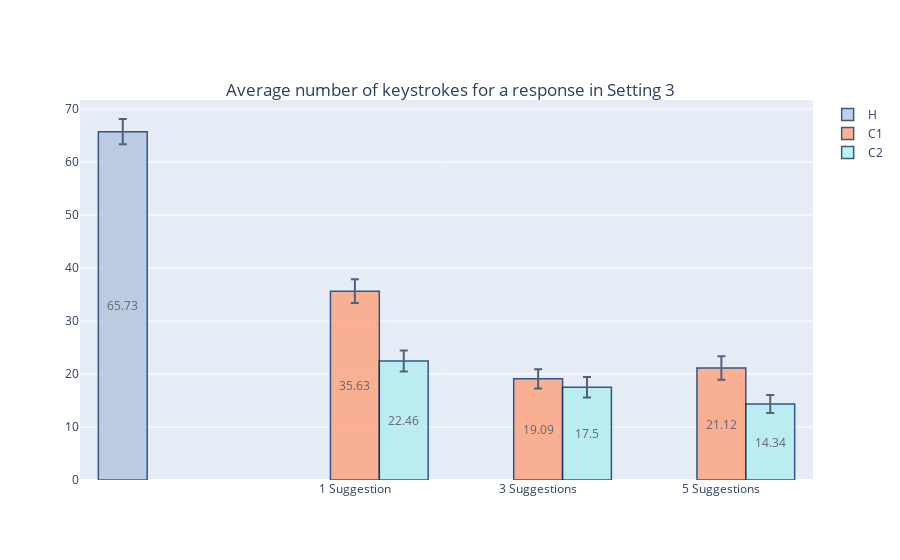

The code cell stored with this chart in its notebook:
### Code cell
colors = ['#FAEBD7', '#FFA07A', '#B0C4DE', '#AFEEEE', '#8FBC8F']
x = ['1 Suggestion', '3 Suggestions', '5 Suggestions']
fig = go.Figure()

xHuman = ['']
yHuman = [Set1]
yHumanErorr = [np.std(z)/math.sqrt(len(z)) for z in yHuman] 
yHuman = [round(statistics.mean(z), 2) for z in yHuman]

fig.add_trace(go.Bar(
    name='H',
    x=xHuman, y=yHuman, text=yHuman, textposition='inside',insidetextanchor='middle',
    marker_color='#B0C4DE',
    marker_line_color='rgb(8,48,107)', marker_line_width=1.5, opacity=0.8,
    error_y=dict(type='data', array=yHumanErorr)
))

ySuggOnly = [sugg1, sugg3, sugg5]
ySuggOnlyErorr = [np.std(z)/math.sqrt(len(z)) for z in ySuggOnly] 
ySuggOnly = [round(statistics.mean(z), 2) for z in ySuggOnly]

fig.add_trace(go.Bar(
    name='C1',
    x=x, y=ySuggOnly, text=ySuggOnly, textposition='inside',insidetextanchor='middle',
    marker_color='lightsalmon',
    marker_line_color='rgb(8,48,107)', marker_line_width=1.5, opacity=0.8,
    error_y=dict(type='data', array=ySuggOnlyErorr)
))

yAutoSugg = [autoSugg1, autoSugg3, autoSugg5]
yAutoSuggErorr = [np.std(z)/math.sqrt(len(z)) for z in yAutoSugg] 
yAutoSugg = [round(statistics.mean(z), 2) for z in yAutoSugg]

fig.add_trace(go.Bar(
    name='C2',
    x=x, y=yAutoSugg, text=yAutoSugg, textposition='inside',insidetextanchor='middle',
    marker_color='#AFEEEE',
    marker_line_color='rgb(8,48,107)', marker_line_width=1.5, opacity=0.8,
    error_y=dict(type='data', array=yAutoSuggErorr)
))


fig.update_layout(
    title={
        'text': 'Average number of keystrokes for a response in Setting 3',
        'y':0.85,
        'x':0.5,
        'xanchor': 'center',
        'yanchor': 'top'})

fig.show()

### Figure 1 — Plotly figure (JSON) as saved in the notebook; plotly's stock layout.template omitted (floating-point values rounded to 4 significant figures)
{"data": [{"error_y": {"array": [2.392], "type": "data"}, "insidetextanchor": "middle", "marker": {"color": "#B0C4DE", "line": {"color": "rgb(8,48,107)", "width": 1.5}}, "name": "H", "opacity": 0.8, "text": ["65.73"], "textposition": "inside", "type": "bar", "x": [""], "y": [65.73]}, {"error_y": {"array": [2.245, 1.801, 2.226], "type": "data"}, "insidetextanchor": "middle", "marker": {"color": "lightsalmon", "line": {"color": "rgb(8,48,107)", "width": 1.5}}, "name": "C1", "opacity": 0.8, "text": ["35.63", "19.09", "21.12"], "textposition": "inside", "type": "bar", "x": ["1 Suggestion", "3 Suggestions", "5 Suggestions"], "y": [35.63, 19.09, 21.12]}, {"error_y": {"array": [1.984, 1.946, 1.704], "type": "data"}, "insidetextanchor": "middle", "marker": {"color": "#AFEEEE", "line": {"color": "rgb(8,48,107)", "width": 1.5}}, "name": "C2", "opacity": 0.8, "text": ["22.46", "17.5", "14.34"], "textposition": "inside", "type": "bar", "x": ["1 Suggestion", "3 Suggestions", "5 Suggestions"], "y": [22.46, 17.5, 14.34]}], "layout": {"title": {"text": "Average number of keystrokes for a response in Setting 3", "x": 0.5, "xanchor": "center", "y": 0.85, "yanchor": "top"}}}
